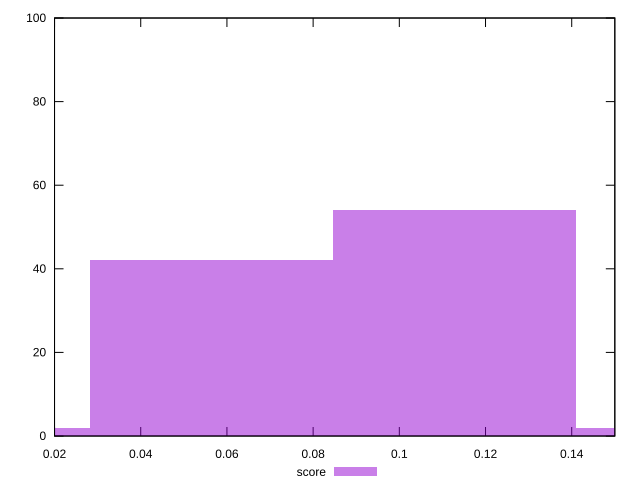

The gnuplot source for this figure:
reset

$score <<EOF
0.056442095541830946 42
0 2
0.11288419108366189 54
0.16932628662549284 2
EOF

set key outside below
set boxwidth 0.056442095541830946
set xrange [0.02:0.15]
set yrange [0:100]
set trange [0:100]
set style fill transparent solid 0.5 noborder
set terminal svg size 640, 490 enhanced background rgb 'white'
set output "report_00009_2021-02-08T22-37-41.559Z/max-potential-fid/samples/pages/score/histogram.svg"

plot $score title "score" with boxes

reset
